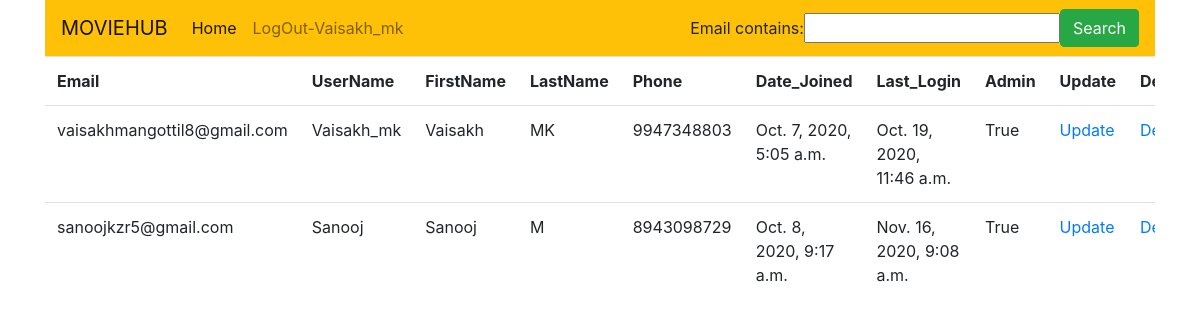
/UserList/ (signed in), run on the app's committed database.
### Hub/models.py (models this page shows, shortened)
class User(AbstractBaseUser):
    email = models.EmailField(verbose_name="email",max_length=254,unique=True)
    username = models.CharField(max_length=20,unique=True)
    first_name = models.CharField(verbose_name="first name", max_length=20)
    last_name = models.CharField(verbose_name="last name",max_length=15)
    phone = models.IntegerField(verbose_name="phone",unique=True)
    date_joined = models.DateTimeField(verbose_name="date joined",auto_now_add = True)
    last_login = models.DateTimeField(verbose_name="last login",auto_now = True)
    is_admin = models.BooleanField(default = False)
    is_active = models.BooleanField(default = True)
    is_staff = models.BooleanField(default = False)
    is_superuser = models.BooleanField(default = False)
    USERNAME_FIELD = 'email'
    REQUIRED_FIELDS = ['username','first_name','last_name','phone']
    objects = UserManager()

### Hub/decorators.py (the view)
    def wrapper_fn(request, *args, **kwargs):
        if request.user.is_admin or None:
            return view_fn(request, *args, **kwargs)
        else:
            HttpResponse("You are not allowed here")

### Hub/views.py (called while the page is built)
@admin_user
def user_list(request):
    user = User.objects.all()
    userfilter = UserFilter(request.GET, queryset=user)
    user = userfilter.qs
    context = {'user' : user, 'userfilter' : userfilter}
    return render(request, 'UserList.html', context)

### templates/UserList.html (shortened to what this page needs)
<!DOCTYPE html>
<html>
    <head>
    <link href="https://maxcdn.bootstrapcdn.com/font-awesome/4.4.0/css/font-awesome.min.css" rel="stylesheet"/>
        <link rel="stylesheet" href="https://stackpath.bootstrapcdn.com/bootstrap/4.3.1/css/bootstrap.min.css">
        <link rel="stylesheet" href="https://stackpath.bootstrapcdn.com/bootstrap/4.3.1/css/bootstrap.min.css">
    </head>
    <body>
    <div class="container">
        <nav class="navbar navbar-expand-lg navbar-light bg-warning">
            <a class="navbar-brand" href="{% url 'home' %}">MOVIEHUB</a>
            <div class="collapse navbar-collapse" id="navbarSupportedContent">
              <ul class="navbar-nav mr-auto">
                <li class="nav-item active">
                  <a class="nav-link" href="{% url 'home' %}">Home <span class="sr-only">(current)</span></a>
                </li>
                {% if request.user.is_authenticated %}
                    <a class="nav-link" href="{% url 'logout' %}">LogOut-{{request.user.username}}</a>
                    {% else %}
                    <a class="nav-link" href="{% url 'signup' %}">Signup</a>
                {% endif %}
              </ul>
              <form class="form-inline my-2 my-lg-0" method="GET">
                {{ userfilter.form }}
                <button class="btn btn-success my-2 my-sm-0" type="submit">Search</button>
              </form>
            </div>
          </nav>
    <body>
    <div class="table-responsive">
        <table class="table">
        <tr>
            <th>Email</th>
            <th>UserName</th>
            <th>FirstName</th>
            <th>LastName</th>
            <th>Phone</th>
            <th>Date_Joined</th>
            <th>Last_Login</th>
            <th>Admin</th>
            <th>Update</th>
            <th>Delete</th>
        </tr>
        {% for i in user %}
        <tr>
            <td>{{i.email}}</td>
            <td>{{i.username}}</td>
            <td>{{i.first_name}}</td>
            <td>{{i.last_name}}</td>
            <td>{{i.phone}}</td>
            <td>{{i.date_joined}}</td>
            <td>{{i.last_login}}</td>
            <td>{{i.is_admin}}</td>
            <td><a href="{% url 'userupdate' i.id %}">Update</a></td>
            <td><a href="{% url 'userdelete' i.id %}">Delete</a></td>
         </tr>
         {% endfor %}
</table>
</div>
</div>
</body>
</html>

### data on the page
User: user.username "Vaisakh_mk", email "vaisakhmangottil8@gmail.com", username "Vaisakh_mk", first_name "Vaisakh", last_name "MK", phone "9947348803", date_joined "Oct. 7, 2020, 5:05 a.m.", last_login "Oct. 19, 2020, 11:46 a.m.", is_admin "True"
User: email "sanoojkzr5@gmail.com", username "Sanooj", first_name "Sanooj", last_name "M", phone "8943098729", date_joined "Oct. 8, 2020, 9:17 a.m.", last_login "Nov. 16, 2020, 9:08 a.m.", is_admin "True"
